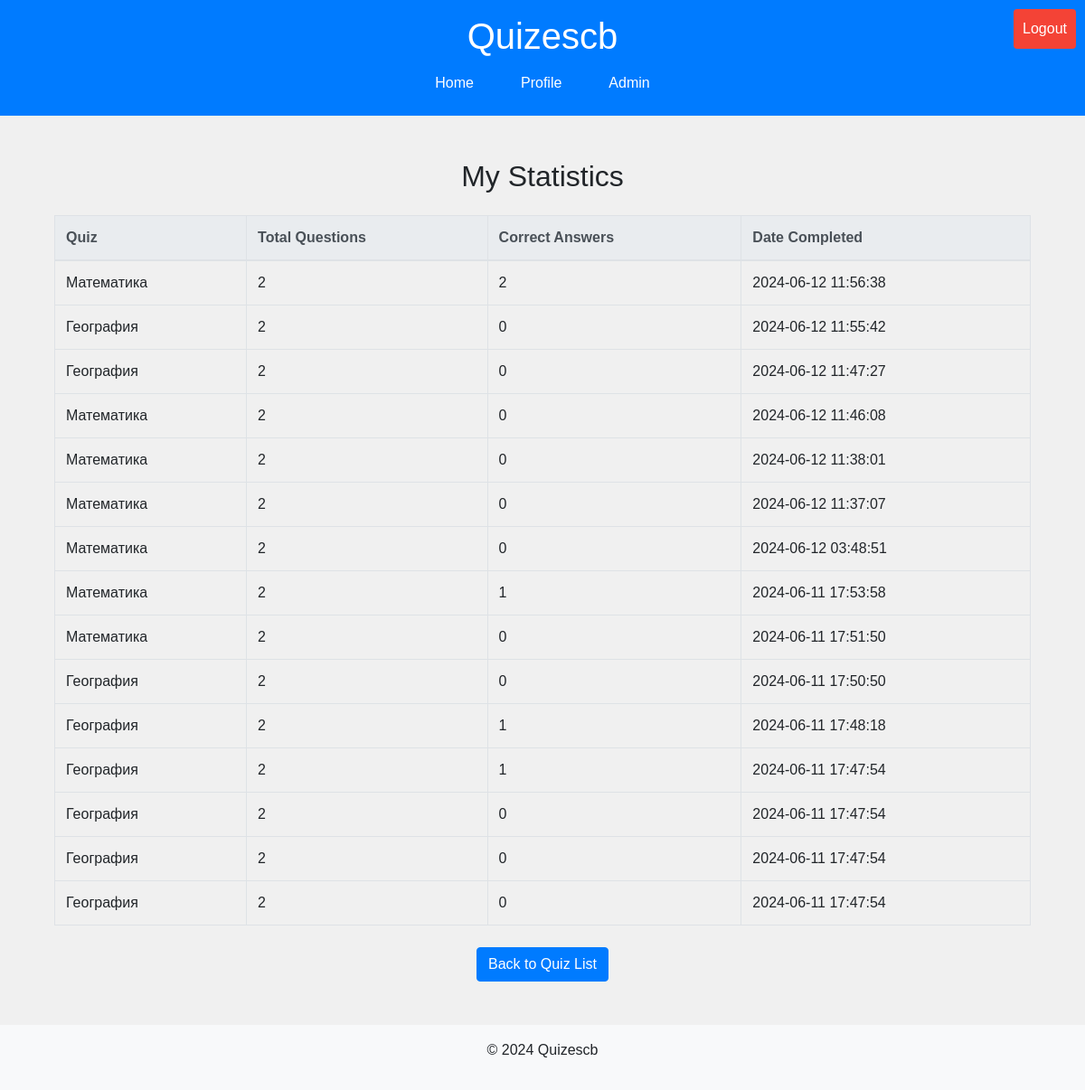
The page /statistics/ (signed in) on the database as committed earlier.
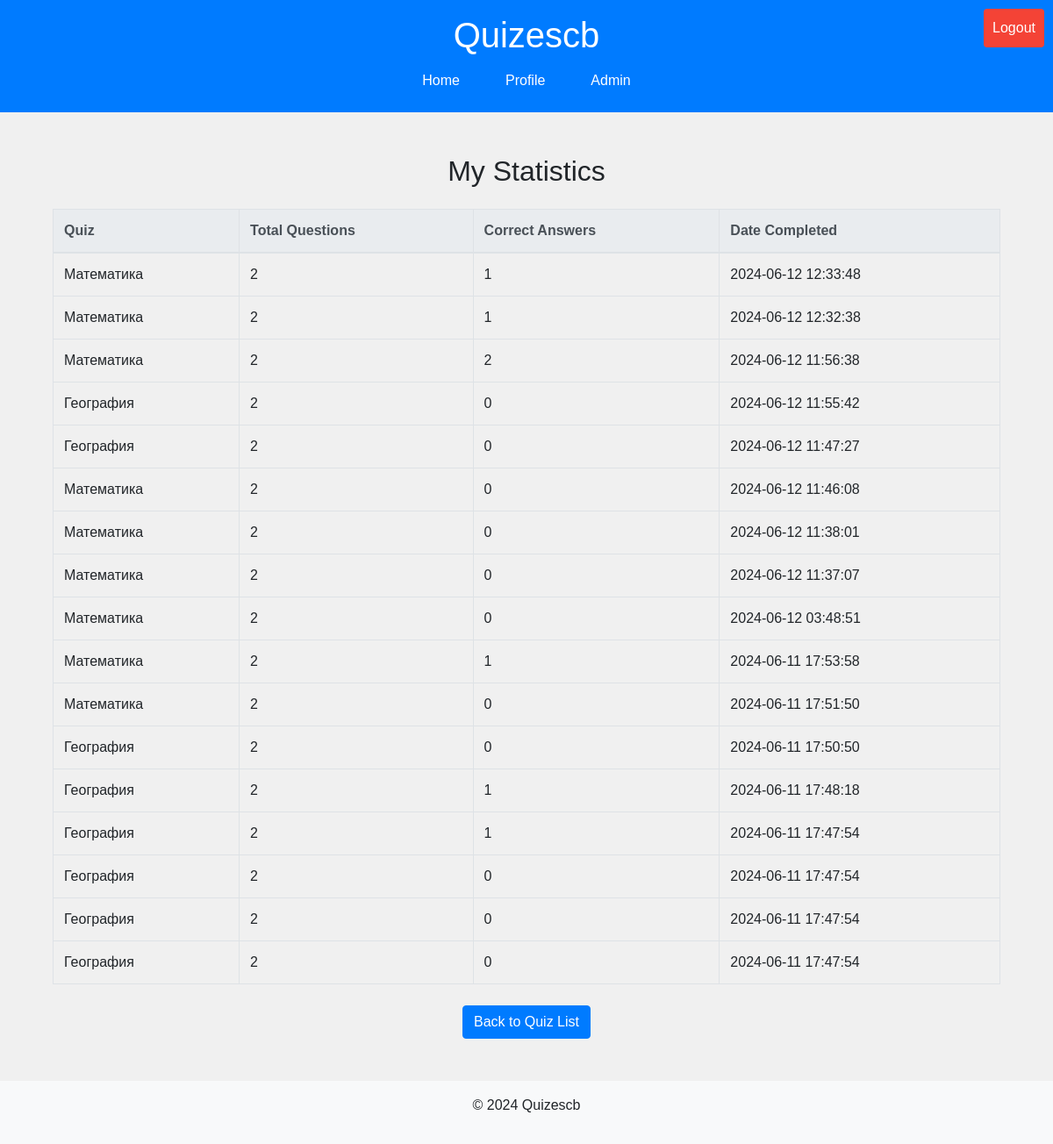
The same page on the database as committed later.
### quizzes/models.py (models this page shows, shortened)
class UserQuizResult(models.Model):
    user = models.ForeignKey(User, on_delete=models.CASCADE)
    quiz = models.ForeignKey(Quiz, on_delete=models.CASCADE)
    total_questions = models.IntegerField()
    correct_answers = models.IntegerField()
    completed_at = models.DateTimeField(default=timezone.now)

class Quiz(models.Model):
    title = models.CharField(max_length=200)
    description = models.TextField()
    department = models.ForeignKey(Department, on_delete=models.CASCADE, null=True, blank=True)

### quizzes/views.py (the view)
# urls.py: path('statistics/', views.user_statistics, name='user_statistics'),
@login_required
def user_statistics(request):
    log_user_activity(request.user, "Viewed user statistics")
    user_results = UserQuizResult.objects.filter(user=request.user).order_by('-completed_at')
    return render(request, 'quizzes/user_statistics.html', {'user_results': user_results})

### quizzes/views.py (called while the page is built)
def log_user_activity(user, activity):
    UserActivityLog.objects.create(user=user, activity=activity)

### quizzes/templates/quizzes/user_statistics.html (shortened to what this page needs)
{% extends 'quizzes/base.html' %}
{% block content %}
<div class="container">
    <h2 class="text-center my-4">My Statistics</h2>
    <table class="table table-bordered table-hover">
        <thead class="thead-light">
            <tr>
                <th>Quiz</th>
                <th>Total Questions</th>
                <th>Correct Answers</th>
                <th>Date Completed</th>
            </tr>
        </thead>
        <tbody>
            {% for result in user_results %}
                <tr>
                    <td>{{ result.quiz.title }}</td>
                    <td>{{ result.total_questions }}</td>
                    <td>{{ result.correct_answers }}</td>
                    <td>{{ result.completed_at|date:"Y-m-d H:i:s" }}</td>
                </tr>
            {% endfor %}
        </tbody>
    </table>
    <div class="text-center mt-4">
        <a href="{% url 'quiz_list' %}" class="btn btn-primary">Back to Quiz List</a>
    </div>
</div>
{% endblock %}

Rows that differ between the two databases and show on the page:
added UserQuizResult: quiz "Математика", total_questions "2", correct_answers "1", completed_at "2024-06-12 12:33:48"
added UserQuizResult: quiz "Математика", total_questions "2", correct_answers "1", completed_at "2024-06-12 12:32:38"
